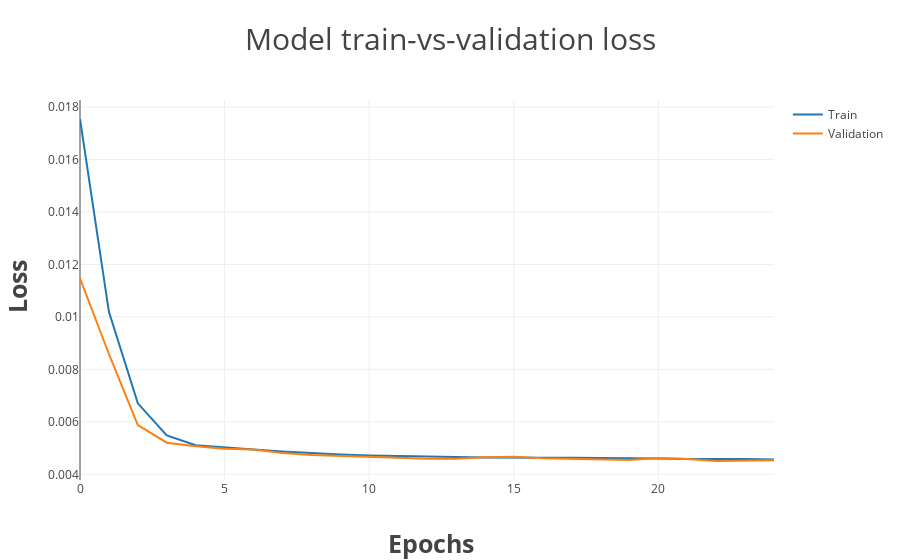

This figure's notebook cell:
### Code cell
# MODEL EVALUATION

pyo.init_notebook_mode(connected=True)
trace = []
for label, loss in zip(['Train', 'Validation'], ['loss', 'val_loss']):
    trace0 = {'type' : 'scatter', 
              'x'    : df_history.index.tolist(),
              'y'    : df_history[loss].tolist(),
              'name' : label,
              'mode' : 'lines'
              }
        
    trace.append(trace0)
data = Data(trace)
layout = {'title' : 'Model train-vs-validation loss', 'titlefont':{'size' : 30},
          'xaxis' : {'title':  '<b> Epochs', 'titlefont':{ 'size' : 25}},
          'yaxis' : {'title':  '<b> Loss', 'titlefont':{ 'size' : 25}},
          }
fig = Figure(data = data, layout = layout)
    
pyo.iplot(fig)

### Figure 1 — Plotly figure (JSON) as saved in the notebook; plotly's stock layout.template omitted (floating-point values rounded to 4 significant figures)
{"data": [{"mode": "lines", "name": "Train", "type": "scatter", "uid": "e6f04224-faca-4ca3-b01e-b78e2013900c", "x": [0, 1, 2, 3, 4, 5, 6, 7, 8, 9, 10, 11, 12, 13, 14, 15, 16, 17, 18, 19, 20, 21, 22, 23, 24], "y": [0.01754, 0.01019, 0.006706, 0.005483, 0.005106, 0.00501, 0.004942, 0.004867, 0.004806, 0.004753, 0.004714, 0.004688, 0.004664, 0.004655, 0.004642, 0.004649, 0.004634, 0.004628, 0.00463, 0.004616, 0.004606, 0.004585, 0.004589, 0.004583, 0.004564]}, {"mode": "lines", "name": "Validation", "type": "scatter", "uid": "99735057-f627-484d-9f22-ae268c6c8402", "x": [0, 1, 2, 3, 4, 5, 6, 7, 8, 9, 10, 11, 12, 13, 14, 15, 16, 17, 18, 19, 20, 21, 22, 23, 24], "y": [0.01147, 0.008585, 0.005873, 0.005205, 0.00507, 0.004976, 0.004945, 0.004817, 0.004732, 0.004689, 0.004656, 0.004628, 0.004597, 0.004596, 0.004646, 0.004669, 0.00461, 0.004586, 0.004555, 0.004548, 0.00462, 0.004586, 0.004508, 0.004529, 0.004533]}], "layout": {"title": {"font": {"size": 30}, "text": "Model train-vs-validation loss"}, "xaxis": {"title": {"font": {"size": 25}, "text": "<b> Epochs"}}, "yaxis": {"title": {"font": {"size": 25}, "text": "<b> Loss"}}}}
